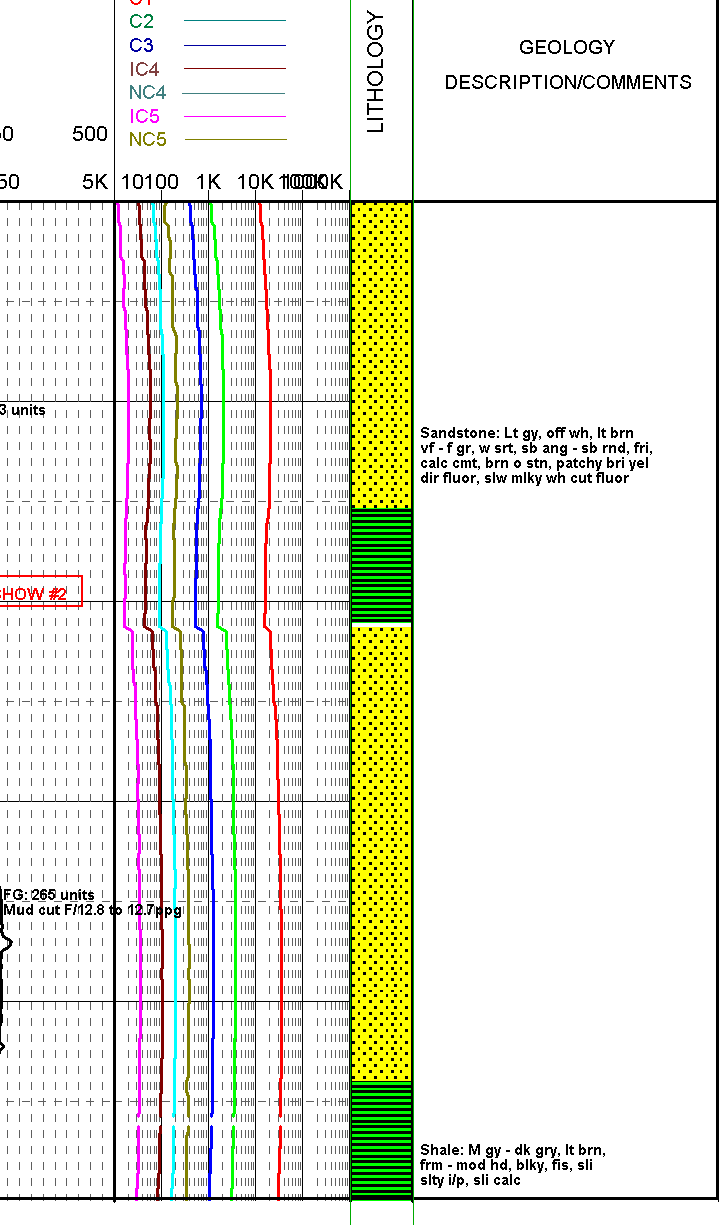
#> input picture lithology/diag/60811405800000_608114058000_g16786_001_00_00_md5_mud_show_2_diag.png, 719 x 1225 px
$ python -i features.py   (imports and definitions only)
#> lines starting #> are read from the running program, lines starting #| are printed output that depends on the picture; after the words box and inside, x2 and y2 are one past the last pixel; in counts of white or black regions, pixels touching at a corner belong together
#> further down, picture is the input picture: shape (1225, 719, 3); mean B, G, R 220.2, 233.4, 231.7
"""Shared feature extraction for lithology patches (column intervals and legend swatches).

Input convention: every function takes a BGR uint8 image (cv2.imread order). If you
crop with Pillow (RGB), convert with `arr[:, :, ::-1]` first, otherwise red and blue
swap and colour matches between the column and the legend break silently.

    FeatureExtractor.extract(img) -> pattern mask, fill colour, density, 24 pooled FFT values
    bgr_to_lab(bgr)               -> real Lab colour, where distance ~ perceived difference
    pooled_fft(mask)              -> tiled, windowed FFT pooled into 24 spacing x direction bins
"""

import cv2
import numpy as np


class FeatureExtractor:
    """Describe dark linework on a fill colour, without naming the rock.

    min_contrast is the minimum useful grey-level spread (0-255). The default
    ignores small scanner noise; lower it deliberately for very faint patterns.
    """

    def __init__(self, min_contrast=12):
        if not np.isfinite(min_contrast) or not 0 <= min_contrast <= 255:
            raise ValueError("min_contrast must be a finite number from 0 to 255.")
        self.min_contrast = min_contrast

    def extract(self, img):
        """Return BGR background colour, mask, density and a 24-value texture."""
        if not isinstance(img, np.ndarray) or img.ndim != 3 or img.shape[2] != 3 or img.size == 0:
            raise ValueError("Expected a non-empty H x W x 3 BGR image.")
        if img.dtype != np.uint8:
            raise ValueError("Expected a uint8 BGR image with values from 0 to 255.")

        gray = cv2.cvtColor(img, cv2.COLOR_BGR2GRAY)
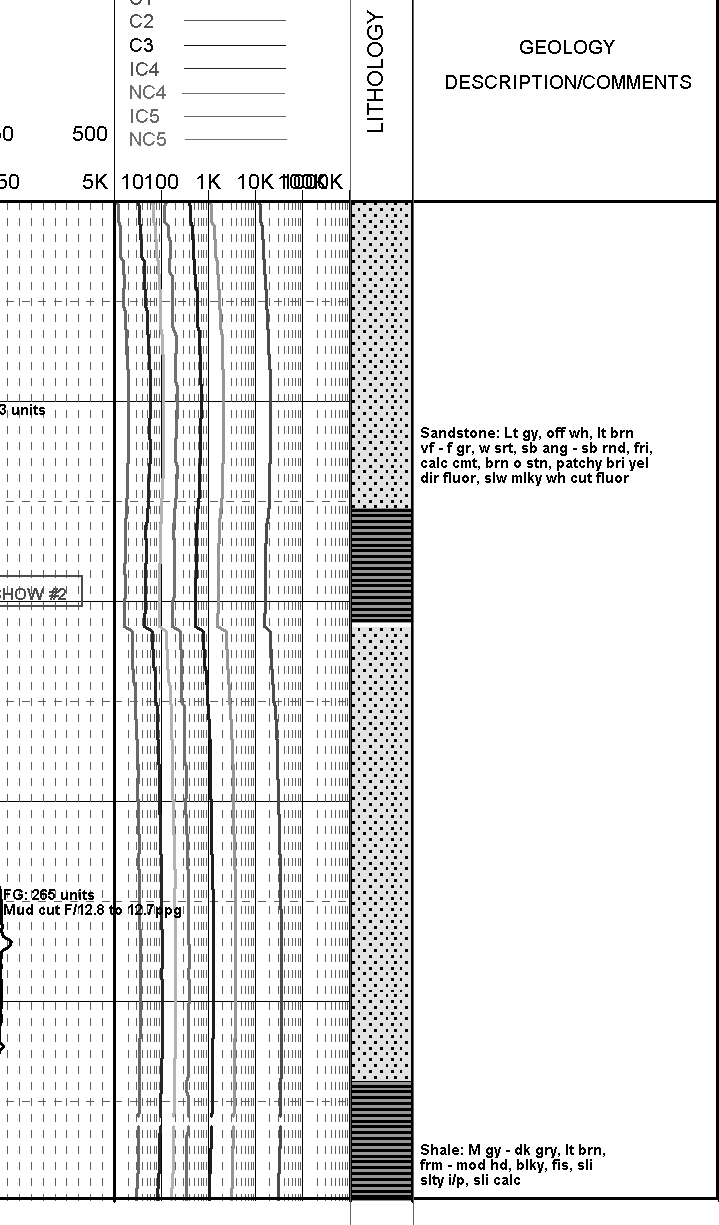
#> gray: shape (1225, 719); min 0, max 255, mean 231.4
        low, high = np.percentile(gray, [0.1, 99.9])
#> low = 0; high = 255
        has_pattern = high > low and (high - low) >= self.min_contrast
#> has_pattern = True
        # Otsu will split even tiny variations in plain paper. Skip it for
        # solid/low-contrast fills, including black, and retain the true colour.
        if has_pattern:
            _, pattern_mask = cv2.threshold(
                gray, 0, 255, cv2.THRESH_BINARY_INV + cv2.THRESH_OTSU
            )
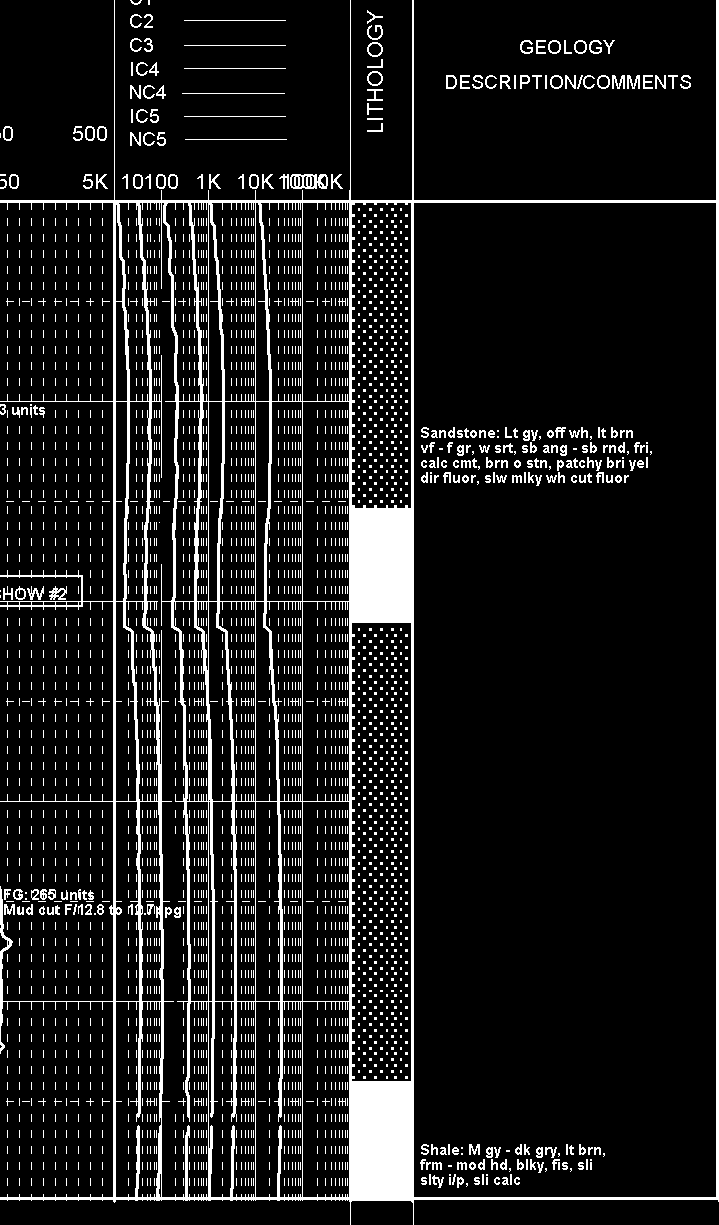
#> pattern_mask: shape (1225, 719); 11% white; 3393 white regions (3133 under 20 px), largest, box (x1, y1, x2, y2) and area: (0, 0, 719, 1225) 59037, (290, 174, 328, 189) 361, (49, 586, 67, 600) 133
        else:
            pattern_mask = np.zeros(gray.shape, dtype=np.uint8)

        background_pixels = img[pattern_mask == 0]
        if not background_pixels.size:
            # A usable background cannot be inferred from an all-ink mask.
            # Treat it as a fill rather than taking the median of no pixels.
            pattern_mask = np.zeros(gray.shape, dtype=np.uint8)
            background_pixels = img.reshape(-1, 3)
            has_pattern = False

        median_colour = np.median(
            background_pixels,
            axis=0
        ).astype(np.uint8)
#> median_colour = [255, 255, 255]

        pattern_density = np.mean(pattern_mask > 0)
#> pattern_density = 0.11

        fft_features = self._extract_fft(
            pattern_mask
        )

        return {
            "median_colour": median_colour,
            "pattern_density": pattern_density,
            "fft_features": fft_features,
            "pattern_mask": pattern_mask,
            "has_pattern": bool(has_pattern),
        }

    def _extract_fft(self, pattern_mask):
        # Pool frequency energy instead of resizing the spectrum: resizing
        # can miss narrow peaks entirely and make different patterns identical.
        return pooled_fft(pattern_mask)

    # [15 lines left out: functions build_vector, bgr_to_lab, not called in this run]


_grid = {}


def pooled_fft(mask, nr=6, na=4):
    """FFT texture pooled into spacing (radial) x orientation (angle) bins.

    Used for both interval patches and legend swatches. This descriptor:
      - averages over 32-row tiles, so tall intervals aren't one blurry spectrum
      - applies a Hann window, so tile edges don't add fake frequencies
      - pools into 24 bins in cycles/pixel, which mean the same for any patch size
    A solid mask has no texture and returns zeros.
    """
#> called with nr = 6, na = 4
    m = mask.astype(np.float32)
    if m.ndim != 2 or m.size == 0 or not np.isfinite(m).all():
        raise ValueError("Expected a non-empty, finite 2-D pattern mask.")
    if not isinstance(nr, int) or not isinstance(na, int) or nr < 1 or na < 1:
        raise ValueError("FFT bin counts must be positive integers.")
    h, w = m.shape
#> h = 1225; w = 719
    th = 32 if h >= 32 else h
#> th = 32
    specs = []
    for y in range(0, h - th + 1, th):
        t = m[y:y + th]
        key = (th, w, nr, na)
        if key not in _grid:
            fy = (np.arange(th) - th // 2) / th
            fx = (np.arange(w) - w // 2) / w
            FY, FX = np.meshgrid(fy, fx, indexing="ij")
            rb = np.minimum((np.hypot(FY, FX) / 0.5 * nr).astype(int), nr - 1)
            ab = np.minimum(((np.arctan2(FY, FX) % np.pi) / np.pi * na).astype(int), na - 1)
            _grid[key] = ((rb * na + ab).ravel(), np.outer(np.hanning(th), np.hanning(w)))
        bins, hann = _grid[key]
        S = np.abs(np.fft.fftshift(np.fft.fft2((t - t.mean()) * hann)))
        specs.append(np.bincount(bins, weights=S.ravel(), minlength=nr * na))
#> this loop made 38 passes
#> pass 1, in pooled_fft, `t = m[y:y + th]`:
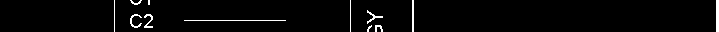
#> t: shape (32, 719) float32; 2.5% white in thin lines or dots, all inside (x1, y1, x2, y2) = (114, 0, 719, 32)
#> pass 1, in pooled_fft, `S = np.abs(np.fft.fftshift(np.fft.fft2((t - t.mean()) * hann)))`:
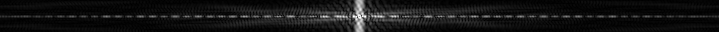
#> S: shape (32, 719) float64; min 12.43, max 20458.8, mean 1642.1; drawn with min black and max white
#> pass 2, in pooled_fft, `t = m[y:y + th]`:
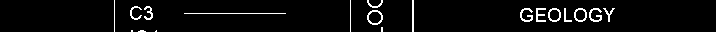
#> t: shape (32, 719) float32; 4.6% white in thin lines or dots, all inside (x1, y1, x2, y2) = (114, 0, 719, 32)
#> after the loop:
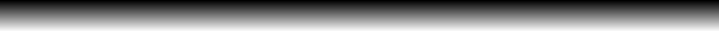
#> FY: shape (32, 719) float64; min -0.5, max 0.469, mean -0.0156; drawn with min black and max white
#> after the loop:
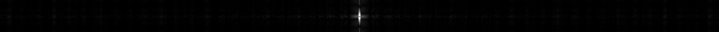
#> S: shape (32, 719) float64; min 6.23, max 264628, mean 2415.4; drawn with min black and max white
#> after the loop, specs = 38 items
    f = np.mean(specs, axis=0)
#> f = 24 values, max 5017986.4 at index 20, min 685777.7 at index 3, mean 2401758.5
    s = f.sum()
#> s = 57642204
    return f / s if s > 0 else f

>>> import cv2
>>> picture = cv2.imread('diag/60811405800000_608114058000_g16786_001_00_00_md5_mud_show_2_diag.png')
>>> result = FeatureExtractor().extract(picture)
#> in extract, `fft_features = self._extract_fft( pattern_mask )`: fft_features = 24 values, max 0.0871 at index 20, min 0.0119 at index 3, mean 0.0417
#> result = 5 items

$ run again, on lithology/diag/60817411400100_mc761_1_st1_mudlog_1tvd_17129_20968_diag.png
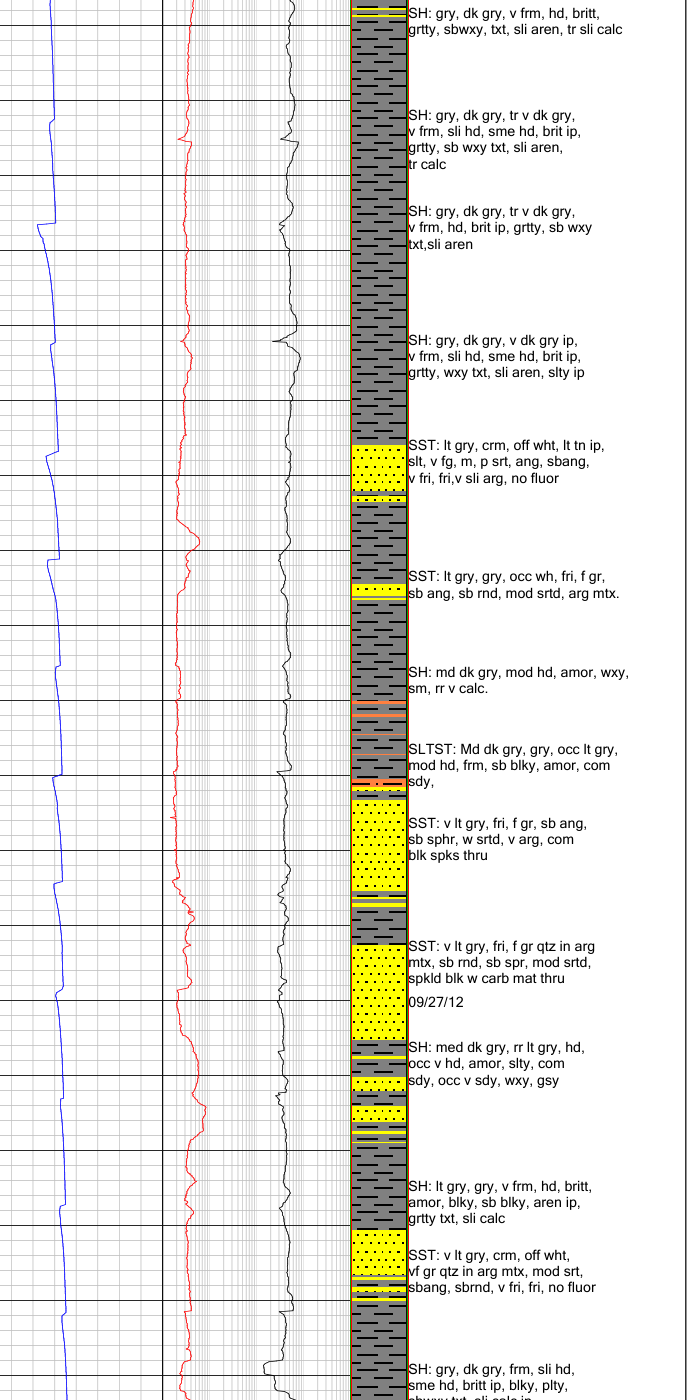
#> input picture lithology/diag/60817411400100_mc761_1_st1_mudlog_1tvd_17129_20968_diag.png, 687 x 1400 px
#> picture is the input picture: shape (1400, 687, 3); mean B, G, R 227.7, 232.7, 233.5
#> low = 0; high = 255
#> has_pattern = True
#> in extract, `_, pattern_mask = cv2.threshold( gray, 0, 255, cv2.THRESH_BINARY_INV +..`:
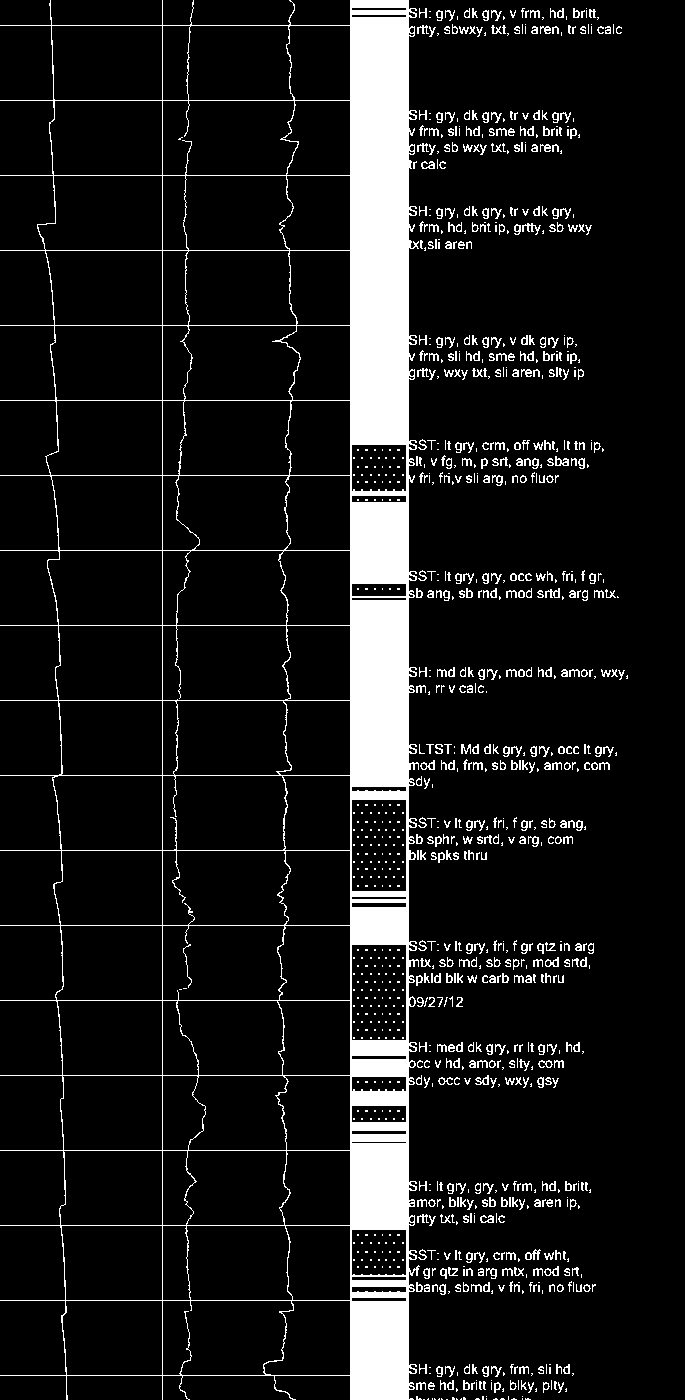
#> pattern_mask: shape (1400, 687); 10.6% white; 1076 white regions (582 under 20 px), largest, box (x1, y1, x2, y2) and area: (0, 0, 420, 1400) 78474, (685, 0, 687, 1400) 2800, (522, 223, 541, 235) 85
#> median_colour = [255, 255, 255]
#> pattern_density = 0.106
#> the loop in pooled_fft, `for y in range(0, h - th + 1, th):` made 43 passes
#> pass 2, in pooled_fft, `t = m[y:y + th]`:
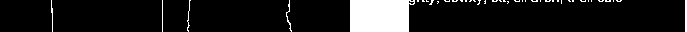
#> t: shape (32, 687) float32; 10.5% white; 41 white regions (35 under 20 px), largest, box (x1, y1, x2, y2) and area: (350, 0, 415, 32) 1906, (685, 0, 687, 32) 64, (286, 0, 292, 32) 45, (51, 0, 53, 32) 37, (187, 0, 191, 32) 37, (162, 0, 163, 32) 32
#> after the loop in pooled_fft, `for y in range(0, h - th + 1, th):`: specs = 43 items
#> f = 24 values, max 4168418.6 at index 0, min 527819.1 at index 3, mean 1875823.5
#> s = 45019764.7
#> fft_features = 24 values, max 0.0926 at index 0, min 0.0117 at index 3, mean 0.0417
#> result = 5 items

$ run again, on lithology/diag/Callaway 3-33 mudlog to TD.PDF_diag.png
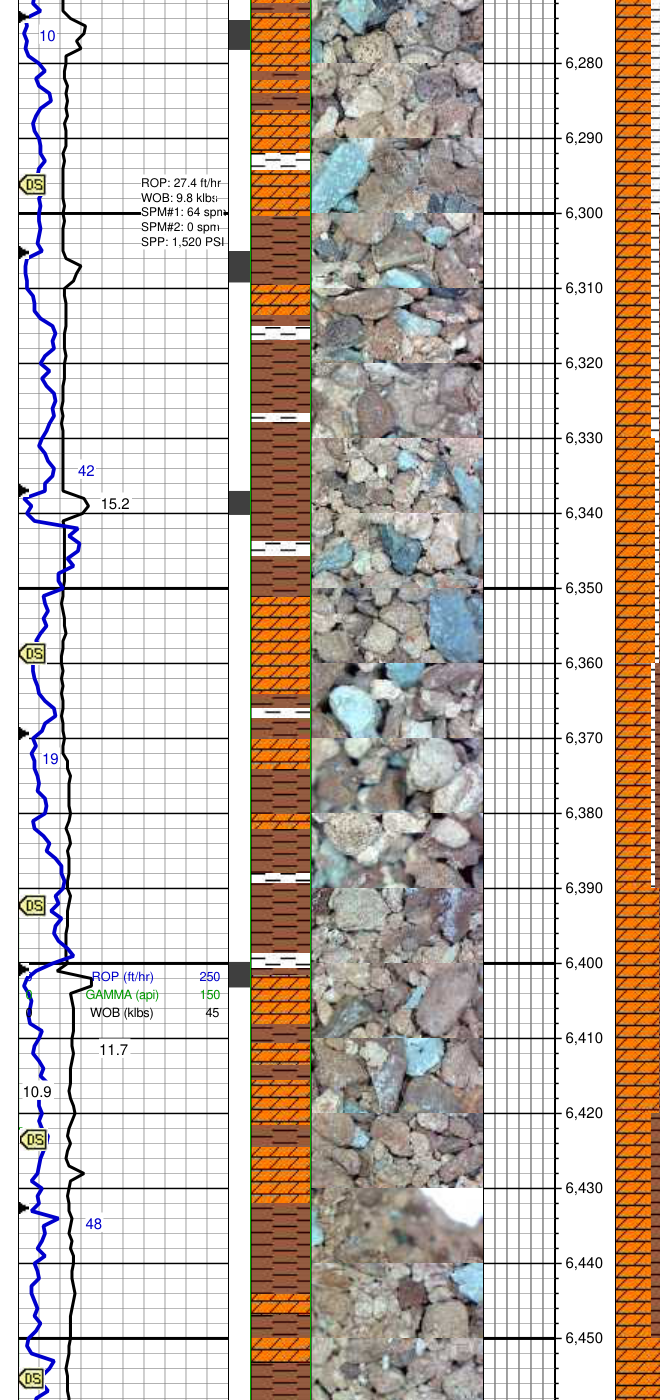
#> input picture lithology/diag/Callaway 3-33 mudlog to TD.PDF_diag.png, 660 x 1400 px
#> picture is the input picture: shape (1400, 660, 3); mean B, G, R 180.8, 189.5, 201
#> low = 0; high = 255
#> has_pattern = True
#> pattern_mask: shape (1400, 660); 43.3% white; 561 white regions (406 under 20 px), largest, box (x1, y1, x2, y2) and area: (18, 0, 562, 1400) 333452, (615, 0, 660, 1400) 58397, (20, 1129, 47, 1150) 335
#> median_colour = [255, 255, 255]
#> pattern_density = 0.433
#> the loop in pooled_fft, `for y in range(0, h - th + 1, th):` made 43 passes
#> pass 2, in pooled_fft, `t = m[y:y + th]`:
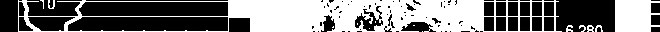
#> t: shape (32, 660) float32; 46.5% white; 14 white regions (7 under 20 px), largest, box (x1, y1, x2, y2) and area: (18, 0, 562, 32) 8438, (615, 0, 660, 32) 1206, (48, 0, 55, 9) 35
#> after the loop in pooled_fft, `for y in range(0, h - th + 1, th):`: specs = 43 items
#> f = 24 values, max 5073502.4 at index 0, min 771819.8 at index 3, mean 2381679.2
#> s = 57160300.4
#> fft_features = 24 values, max 0.0888 at index 0, min 0.0135 at index 3, mean 0.0417
#> result = 5 items
